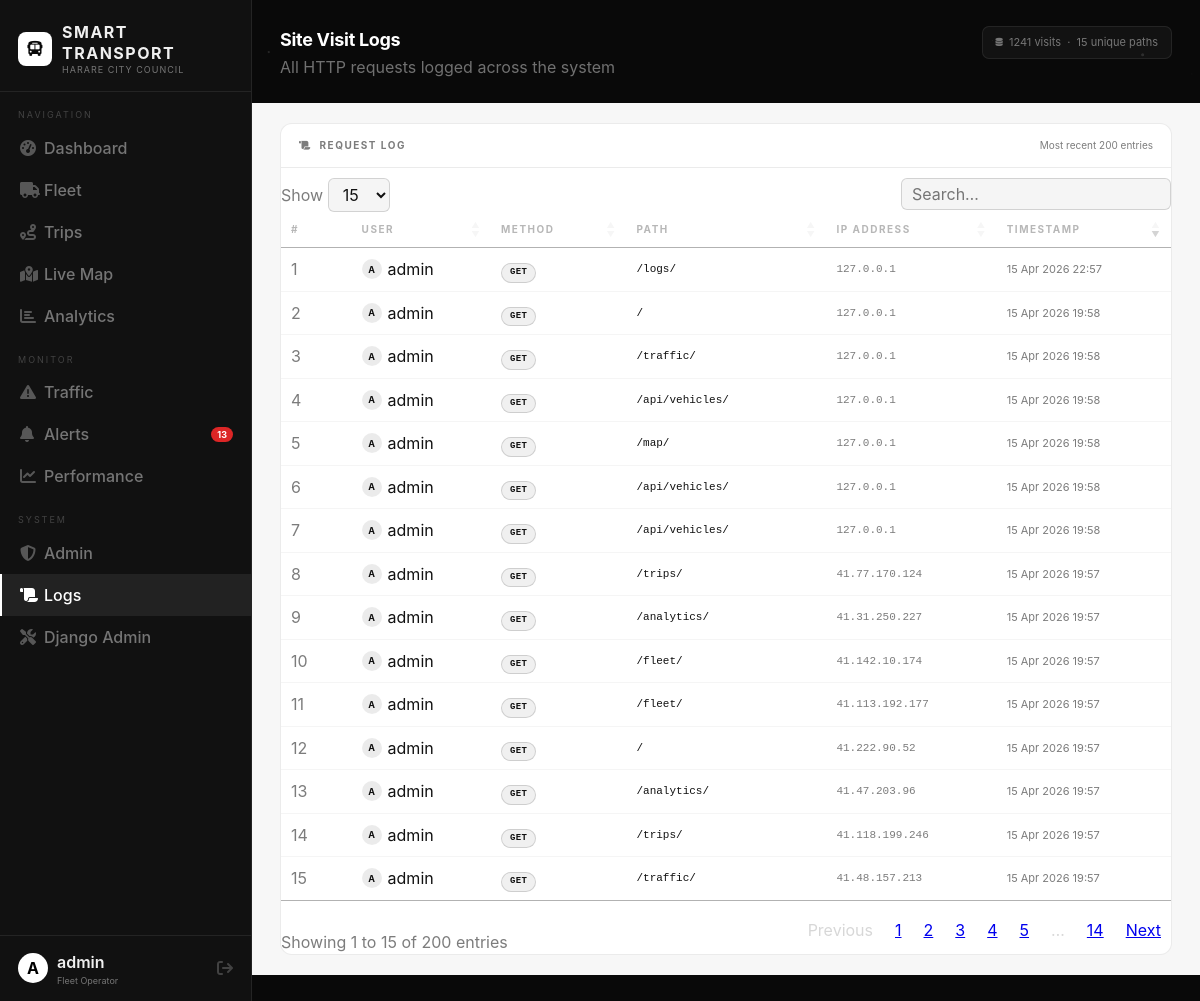
Page /logs/ (signed in) on the committed database.
### app/models.py (models this page shows, shortened)
class SiteVisitLog(models.Model):
    user = models.ForeignKey(User, on_delete=models.SET_NULL, null=True, blank=True)
    path = models.CharField(max_length=500)           # URL path visited
    full_path = models.CharField(max_length=500)      # Full URL with query string
    method = models.CharField(max_length=10)          # GET, POST, etc.
    ip_address = models.GenericIPAddressField(null=True, blank=True)
    user_agent = models.TextField(blank=True)         # Browser / device info
    referrer = models.CharField(max_length=500, blank=True)  # Previous page
    timestamp = models.DateTimeField(auto_now_add=True)
    class Meta:
        ordering = ['-timestamp']
        indexes = [
            models.Index(fields=['path']),
            models.Index(fields=['user']),
        ]

### app/views.py (the view)
# urls.py: path('logs/', views.site_logs, name='site_logs'),
@login_required
@user_passes_test(lambda u: u.is_staff)
def site_logs(request):
    logs = SiteVisitLog.objects.select_related('user').order_by('-timestamp')
    ctx = _base_ctx()
    ctx.update({
        'logs': logs[:200],
        'total_visits': logs.count(),
        'unique_paths': logs.values('path').distinct().count(),
    })
    return render(request, 'logs.html', ctx)

### app/views.py (called while the page is built)
def _alert_count():
    return Alert.objects.filter(is_active=True).count()

def _base_ctx():
    return {'alert_count': _alert_count()}

### templates/logs.html (shortened to what this page needs)
{% extends "base.html" %}
{% block nav_logs %}active{% endblock %}
{% block content %}
<div class="topbar">
  <div><div class="page-title">Site Visit Logs</div><div class="page-sub">All HTTP requests logged across the system</div></div>
  <div style="background:rgba(255,255,255,0.04);border:1px solid var(--border-dark);padding:7px 13px;border-radius:7px;font-size:11px;color:var(--text-on-dark-dim)">
     &nbsp;{{ total_visits|default:0 }} visits &nbsp;·&nbsp; {{ unique_paths|default:0 }} unique paths
  </div>
</div>
<div class="section-white">
  <div class="card-white">
    <div class="card-header"><span class="card-title"><i class="fa-solid fa-scroll"></i> &nbsp;Request Log</span><span style="font-size:10px;color:var(--text-on-light-dim)">Most recent 200 entries</span></div>
    <div class="card-body-flush dt-light" style="overflow-x:auto">
      <table id="dt-logs" class="data-table" style="color:var(--text-on-light);width:100%">
        <thead><tr>
          <th style="color:var(--text-on-light-muted)">#</th>
          <th style="color:var(--text-on-light-muted)">User</th>
          <th style="color:var(--text-on-light-muted)">Method</th>
          <th style="color:var(--text-on-light-muted)">Path</th>
          <th style="color:var(--text-on-light-muted)">IP Address</th>
          <th style="color:var(--text-on-light-muted)">Timestamp</th>
        </tr></thead>
        <tbody>
          {% for log in logs %}
          <tr>
            <td style="color:var(--text-on-light-dim)">{{ forloop.counter }}</td>
            <td>
              {% if log.user %}
              <div style="display:flex;align-items:center;gap:6px">
                <div style="width:20px;height:20px;border-radius:50%;background:rgba(0,0,0,0.08);display:flex;align-items:center;justify-content:center;font-size:9px;font-weight:700;color:var(--text-on-light)">{{ log.user.username|first|upper }}</div>
                <span style="color:var(--text-on-light)">{{ log.user.username }}</span>
              </div>
              {% else %}<span style="color:var(--text-on-light-dim)">Anonymous</span>{% endif %}
            </td>
            <td><span class="badge badge-{% if log.method == 'POST' %}amber-light{% elif log.method == 'DELETE' %}red-light{% else %}dark{% endif %}" style="font-family:'Courier New',monospace;font-size:9px">{{ log.method }}</span></td>
            <td style="font-family:'Courier New',monospace;font-size:11px;color:var(--text-on-light);max-width:260px;overflow:hidden;text-overflow:ellipsis;white-space:nowrap">{{ log.path }}</td>
            <td style="font-family:'Courier New',monospace;font-size:11px;color:var(--text-on-light-dim)">{{ log.ip_address|default:"—" }}</td>
            <td style="color:var(--text-on-light-dim);font-size:11px;white-space:nowrap">{{ log.timestamp|date:"d M Y H:i" }}</td>
          </tr>
          {% empty %}<tr><td colspan="6" style="text-align:center;color:var(--text-on-light-dim);padding:24px">No logs recorded yet.</td></tr>{% endfor %}
        </tbody>
      </table>
    </div>
  </div>
</div>
{% endblock %}

### templates/base.html (shortened to what this page needs)
{% load static %}
<!doctype html>
<html lang="en">
  <head>
    <link
      rel="stylesheet"
      href="https://cdnjs.cloudflare.com/ajax/libs/font-awesome/6.5.0/css/all.min.css"
    />
    <link
      rel="stylesheet"
      href="https://cdn.datatables.net/1.13.7/css/dataTables.bootstrap5.min.css"
    />
    <link
      rel="stylesheet"
      href="https://cdn.datatables.net/buttons/2.4.2/css/buttons.bootstrap5.min.css"
    />
    <link rel="stylesheet" href="https://cdn.datatables.net/1.13.8/css/dataTables.bootstrap5.min.css">
    <link rel="stylesheet" href="https://cdn.datatables.net/1.13.6/css/jquery.dataTables.min.css">
  </head>
  <body>
    <aside class="sidebar">
      <div class="sb-logo">
        <div class="sb-icon"><i class="fa-solid fa-bus"></i></div>
        <div class="sb-name">
          Smart Transport<small>Harare City Council</small>
        </div>
      </div>
      <div class="sb-section">Navigation</div>
      <a
        href="{% url 'home' %}"
        class="sb-link {% block nav_home %}{% endblock %}"
        ><i class="fa-solid fa-gauge-high"></i> Dashboard</a
      >
      <a
        href="{% url 'fleet_list' %}"
        class="sb-link {% block nav_fleet %}{% endblock %}"
        ><i class="fa-solid fa-truck"></i> Fleet</a
      >
      <a
        href="{% url 'trip_list' %}"
        class="sb-link {% block nav_trips %}{% endblock %}"
        ><i class="fa-solid fa-route"></i> Trips</a
      >
      <a
        href="{% url 'map_view' %}"
        class="sb-link {% block nav_map %}{% endblock %}"
        ><i class="fa-solid fa-map-location-dot"></i> Live Map</a
      >
      <a
        href="{% url 'analytics_view' %}"
        class="sb-link {% block nav_analytics %}{% endblock %}"
        ><i class="fa-solid fa-chart-bar"></i> Analytics</a
      >
      <div class="sb-section">Monitor</div>
      <a
        href="{% url 'traffic_list' %}"
        class="sb-link {% block nav_traffic %}{% endblock %}"
        ><i class="fa-solid fa-triangle-exclamation"></i> Traffic</a
      >
      <a
        href="{% url 'alert_list' %}"
        class="sb-link {% block nav_alerts %}{% endblock %}"
        ><i class="fa-solid fa-bell"></i> Alerts {% if alert_count %}<span
          class="sb-badge"
          >{{ alert_count }}</span
        >{% endif %}</a
      >
      <a
        href="{% url 'metrics_view' %}"
        class="sb-link {% block nav_metrics %}{% endblock %}"
        ><i class="fa-solid fa-chart-line"></i> Performance</a
      >
      <div class="sb-section">System</div>
      {% if request.user.is_staff %}
      <a
        href="{% url 'admin_dashboard' %}"
        class="sb-link {% block nav_admin %}{% endblock %}"
        ><i class="fa-solid fa-shield-halved"></i> Admin</a
      >
      <a
        href="{% url 'site_logs' %}"
        class="sb-link {% block nav_logs %}{% endblock %}"
        ><i class="fa-solid fa-scroll"></i> Logs</a
      >
      {% endif %}
      <a href="/admin/" class="sb-link"
        ><i class="fa-solid fa-screwdriver-wrench"></i> Django Admin</a
      >
      <div class="sb-footer">
        <div class="sb-av">
          {{ request.user.username|first|upper|default:"A" }}
        </div>
        <div>
          <div class="sb-uname">
            {{ request.user.get_full_name|default:request.user.username }}
          </div>
          <div class="sb-urole">Fleet Operator</div>
        </div>
        <a href="{% url 'logout' %}" class="sb-logout" title="Logout"
          ><i class="fa-solid fa-arrow-right-from-bracket"></i
        ></a>
      </div>
    </aside>
    <div class="main">
      <div class="main-scroll">
         {% block content %}{% endblock %}
      </div>
    </div>
  </body>
</html>

### rows in the picture
SiteVisitLog: user.username|first "A", user.username "admin", method "GET", path "/", ip_address "127.0.0.1", timestamp "15 Apr 2026 19:58"
SiteVisitLog: user.username|first "A", user.username "admin", method "GET", path "/traffic/", ip_address "127.0.0.1", timestamp "15 Apr 2026 19:58"
SiteVisitLog: user.username|first "A", user.username "admin", method "GET", path "/api/vehicles/", ip_address "127.0.0.1", timestamp "15 Apr 2026 19:58"
SiteVisitLog: user.username|first "A", user.username "admin", method "GET", path "/map/", ip_address "127.0.0.1", timestamp "15 Apr 2026 19:58"
SiteVisitLog: user.username|first "A", user.username "admin", method "GET", path "/api/vehicles/", ip_address "127.0.0.1", timestamp "15 Apr 2026 19:58"
SiteVisitLog: user.username|first "A", user.username "admin", method "GET", path "/api/vehicles/", ip_address "127.0.0.1", timestamp "15 Apr 2026 19:58"
SiteVisitLog: user.username|first "A", user.username "admin", method "GET", path "/trips/", ip_address "41.77.170.124", timestamp "15 Apr 2026 19:57"
SiteVisitLog: user.username|first "A", user.username "admin", method "GET", path "/analytics/", ip_address "41.31.250.227", timestamp "15 Apr 2026 19:57"
SiteVisitLog: user.username|first "A", user.username "admin", method "GET", path "/fleet/", ip_address "41.142.10.174", timestamp "15 Apr 2026 19:57"
SiteVisitLog: user.username|first "A", user.username "admin", method "GET", path "/fleet/", ip_address "41.113.192.177", timestamp "15 Apr 2026 19:57"
SiteVisitLog: user.username|first "A", user.username "admin", method "GET", path "/", ip_address "41.222.90.52", timestamp "15 Apr 2026 19:57"
SiteVisitLog: user.username|first "A", user.username "admin", method "GET", path "/analytics/", ip_address "41.47.203.96", timestamp "15 Apr 2026 19:57"
SiteVisitLog: user.username|first "A", user.username "admin", method "GET", path "/trips/", ip_address "41.118.199.246", timestamp "15 Apr 2026 19:57"
SiteVisitLog: user.username|first "A", user.username "admin", method "GET", path "/traffic/", ip_address "41.48.157.213", timestamp "15 Apr 2026 19:57"

### other values in the picture
{{ alert_count }} "13"
{{ request.user.username|first|upper|default:"A" }} "A"
{{ request.user.get_full_name|default:request.user.username }} "admin"
{{ total_visits|default:0 }} "1241"
{{ unique_paths|default:0 }} "15"
